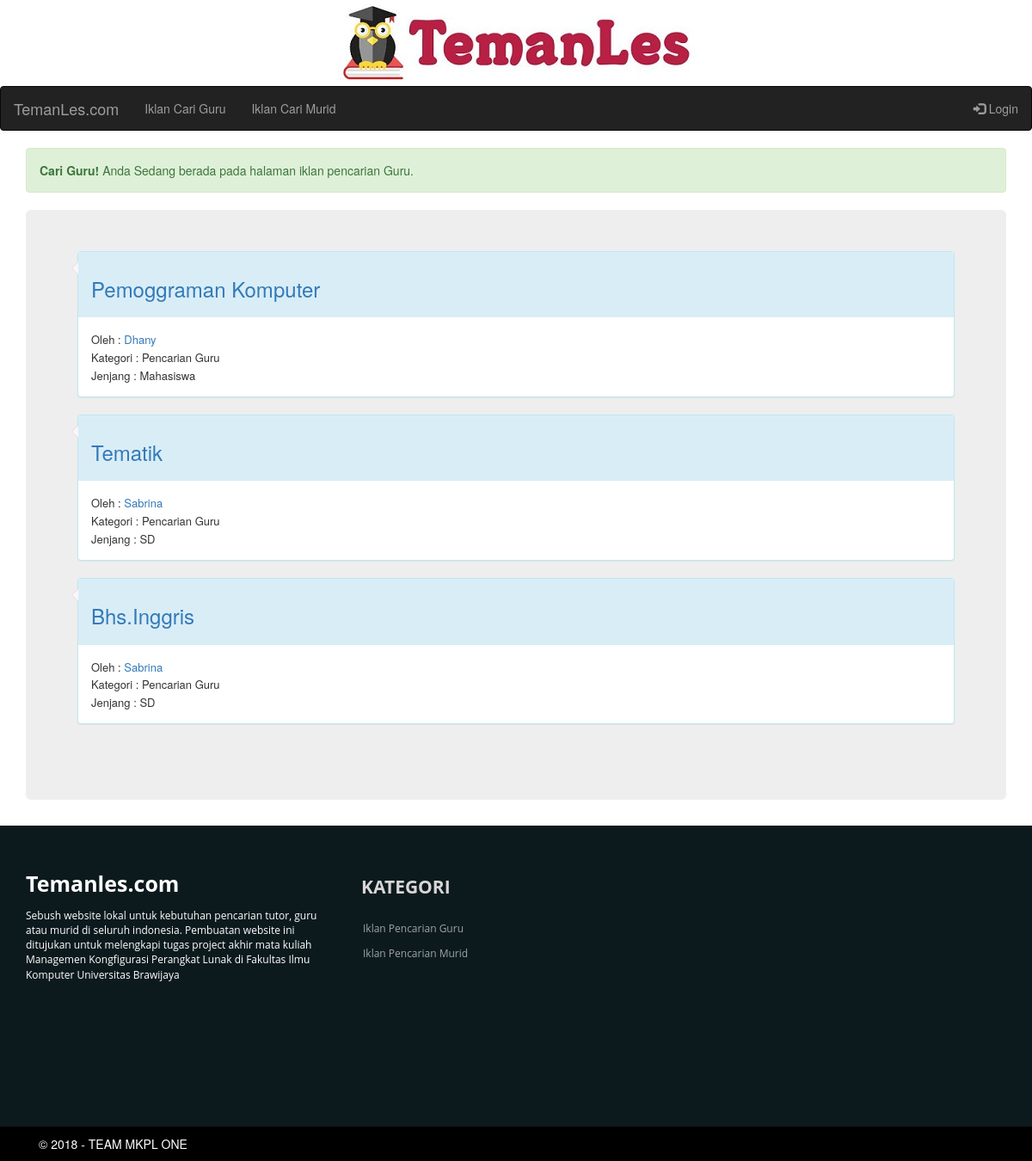
The page /iklan/Guru on the database its author committed.
### tables this page shows
CREATE TABLE `iklan` (
  `id_iklan` int(4) NOT NULL,
  `id_pembuatIklan` int(4) NOT NULL,
  `judul` varchar(30) NOT NULL,
  `slug` varchar(200) NOT NULL,
  `statusPencarian` varchar(15) NOT NULL,
  `jenjang` varchar(50) NOT NULL,
  `deskripsi` varchar(300) NOT NULL
);

CREATE TABLE `member` (
  `id` int(4) NOT NULL,
  `nama` varchar(30) NOT NULL,
  `email` varchar(30) NOT NULL,
  `password` varchar(50) NOT NULL,
  `alamat` varchar(50) NOT NULL,
  `noTelp` varchar(15) NOT NULL,
  `deskripsi` varchar(300) NOT NULL,
  `foto` varchar(50) NOT NULL
);

### application/controllers/ControllerIklan.php (called while the page is built, shortened)
<?php
class ControllerIklan extends CI_Controller {
	public function __construct(){
    $this->load->model('iklan');
    $this->load->model('komentar');
    $this->load->model('member');
		$this->load->model('pesan');
    $this->load->helper('url_helper');
    $this->load->helper('date');
		$this->load->helper(array('form', 'url'));
		$this->load->library('form_validation');
  }
  public function listSeluruhIklan($statusPencarian){
    $data['iklan'] = $this->iklan->daftarIklan(FALSE, $statusPencarian);
		$data['statusPencarian'] = $statusPencarian;
    $this->load->view('header');
    $this->load->view('iklan/listSeluruhIklan', $data);
    $this->load->view('footer');
  }
}

### index.php (called while the page is built, shortened)
<?php
require_once BASEPATH.'core/CodeIgniter.php';

### application/models/Iklan.php (called while the page is built, shortened)
<?php
class Iklan extends CI_Model{
  public function daftarIklan($id = FALSE, $statusPencarian = FALSE){
    if($statusPencarian === FALSE && $id !== FALSE){
      $query = $this->db->get_where('iklan', array('id_pembuatIklan' => $id));
      return $query->result_array();
    }else if($id === FALSE && $statusPencarian !== FALSE){
      $this->db->select("iklan.*,member.nama, member.id");
      $this->db->from('iklan');
      $this->db->where(array('statusPencarian' => $statusPencarian));
      $this->db->join('member', 'iklan.id_pembuatIklan = member.id');
      $query = $this->db->get();
      return $query->result_array();
    }else if($id !== FALSE && $statusPencarian !== FALSE){
      $query = $this->db->get_where('iklan', array('id_iklan' => $id));
      return $query->row_array();
    }else if($id === FALSE && $statusPencarian === FALSE){
      $this->db->select("iklan.*,member.nama, member.id");
      $this->db->from('iklan');
      $this->db->join('member', 'iklan.id_pembuatIklan = member.id');
      $query = $this->db->get();
      return $query->result_array();
    }
  }
}

### application/views/iklan/listSeluruhIklan.php (the view)
<div class="container">
  <div class="alert alert-success">
    <strong>Cari <?php echo $statusPencarian; ?>!</strong> Anda Sedang berada pada halaman iklan pencarian <?php echo $statusPencarian; ?>.
  </div>
    <div class="jumbotron">
        <?php
        if(is_array($iklan)){
            foreach ($iklan as $iklan_item) {?>
              <div class="panel-group">
              <div class="panel panel-info">
                <div class="panel-heading"><a href="<?php echo site_url('iklan/'.$iklan_item['statusPencarian'].'/'.$iklan_item['id_iklan']); ?>">  <h3><?php echo $iklan_item['judul']; ?></h3></a></div>
                <div class="panel-body">
                  <font size='2'>Oleh : <a href="<?php echo site_url('profil/'.$iklan_item['id_pembuatIklan']); ?>"><?php echo $iklan_item['nama'] ?></a></font><br>
                  <font size='2'>Kategori : Pencarian <?php echo $iklan_item['statusPencarian']; ?></font><br>
                  <font size='2'>Jenjang : <?php echo $iklan_item['jenjang']; ?></font>
                </div>
              </div>
              <br>
          <?php
          }
        }else{
          echo "Iklan Belum Tersedia";
        }
         ?>
       </div>
     </div>
     </div>
     </div>
     </div>

### rows shown on the page
iklan: judul "Pemoggraman Komputer", id_pembuatIklan.nama "Dhany", statusPencarian "Guru", jenjang "Mahasiswa"
iklan: judul "Tematik", id_pembuatIklan.nama "Sabrina", statusPencarian "Guru", jenjang "SD"
iklan: judul "Bhs.Inggris", id_pembuatIklan.nama "Sabrina", statusPencarian "Guru", jenjang "SD"

### other values the page prints
$statusPencarian "Guru"
